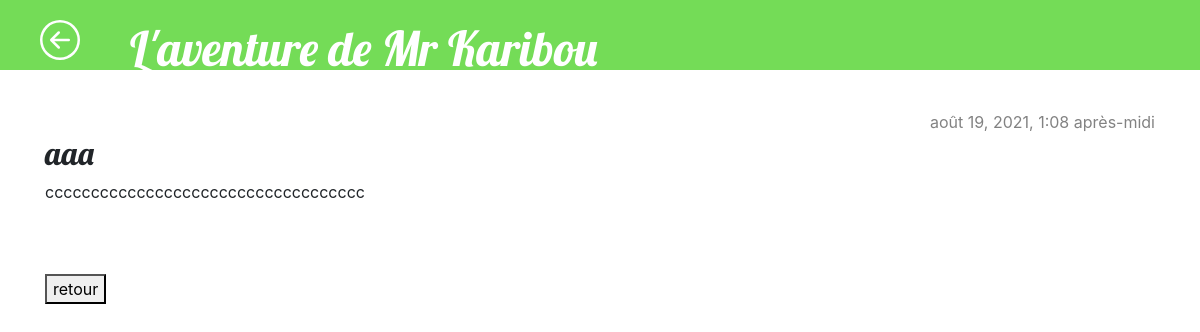
The app's page /blog/post/2/ with its own data.
### blog/models.py (models this page shows, shortened)
class Post(models.Model):
    author = models.ForeignKey(settings.AUTH_USER_MODEL, on_delete=models.CASCADE)
    title = models.CharField(max_length=200)
    summary = models.CharField(max_length=400)
    text = models.TextField()
    created_date = models.DateTimeField(default=timezone.now())
    published_date = models.DateTimeField(blank=True, null=True)

### blog/views.py (the view)
# urls.py: path('post/<int:pk>/', views.post_detail, name='post_detail'),
def post_detail(request, pk):
    post = get_object_or_404(Post, pk=pk)
    return render(request, 'blog/post_detail.html', {'post': post})

### blog/templates/blog/post_detail.html (shortened to what this page needs)
{% extends 'blog/base.html' %}
{% block content %}
    <article class="post">
        {% if post.published_date %}
            <time class="date">
                {{ post.published_date }}
            </time>
        {% endif %}
        <h2>{{ post.title }}</h2>
        <p>{{ post.text|linebreaksbr }}</p>
    </article>
    <button type="button"><a href="{% url 'post_list' %}">retour</a></button>
{% endblock %}

### blog/static/css/blog.css (style rules this page uses)
h1, h2, h3, h4 { font-family: "Lobster", cursive; }
.date { width: 100%; color: #828282; text-align: end; }
.post { margin-bottom: 70px; }
.post > .date, .post > .actions { float: right; }
button a { text-decoration: none; color: black; }

### records on screen
Post: published_date "août 19, 2021, 1:08 après-midi", title "aaa", text "ccccccccccccccccccccccccccccccccccc"
